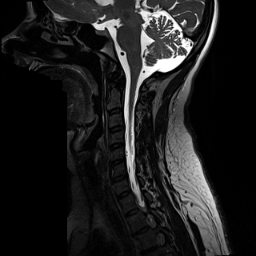
%> input picture paired_images/sub-mniS07/t2w_slice_25.png, 256 x 256 px
$ octave test.m   (GNU Octave 9; MATLAB toolbox functions it lacks are replaced by stand-ins)
%> lines starting %> are read from the running program, lines starting %| are printed output that depends on the picture
% Load the images
I1 = imread('paired_images/sub-amu01/t2w_slice_25.png');
%> I1 is the input picture: size 256x256 uint8; min 0, max 255, mean 30.7
I2 = imread('paired_images/sub-amu01/t1w_slice_25.png');
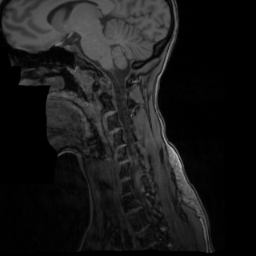
%> input picture paired_images/sub-cmrra04/t1w_slice_25.png, 256 x 256 px
%> I2 is the input picture: size 256x256 uint8; min 0, max 184, mean 25.3
I3 = imread('paired_images/sub-amu01/t2w_slice_26.png');
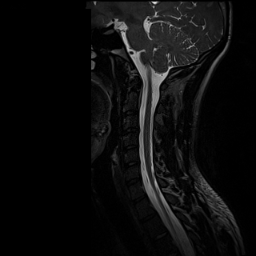
%> input picture paired_images/sub-amu01/t2w_slice_26.png, 256 x 256 px
%> I3 is the input picture: size 256x256 uint8; min 0, max 222, mean 12.9

% Compute the mutual information
%> (the run ends here)
